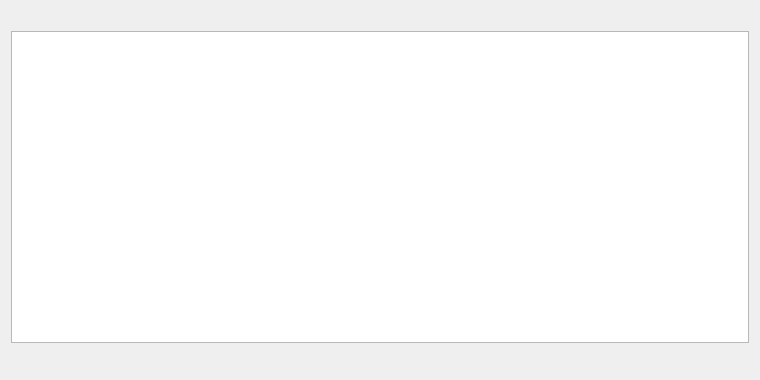
<?xml version="1.0" encoding="UTF-8"?>
<ui version="4.0">
 <class>AddressBookPage</class>
 <widget class="QWidget" name="AddressBookPage">
  <property name="geometry">
   <rect>
    <x>0</x>
    <y>0</y>
    <width>760</width>
    <height>380</height>
   </rect>
  </property>
  <layout class="QVBoxLayout" name="verticalLayout">
   <item>
    <widget class="QLabel" name="labelExplanation">
     <property name="textFormat">
      <enum>Qt::PlainText</enum>
     </property>
     <property name="wordWrap">
      <bool>true</bool>
     </property>
    </widget>
   </item>
   <item>
    <widget class="QTableView" name="tableView">
     <property name="palette">
      <palette>
       <active>
        <colorrole role="Text">
         <brush brushstyle="SolidPattern">
          <color alpha="255">
           <red>51</red>
           <green>51</green>
           <blue>51</blue>
          </color>
         </brush>
        </colorrole>
       </active>
       <inactive>
        <colorrole role="Text">
         <brush brushstyle="SolidPattern">
          <color alpha="255">
           <red>51</red>
           <green>51</green>
           <blue>51</blue>
          </color>
         </brush>
        </colorrole>
       </inactive>
       <disabled>
        <colorrole role="Text">
         <brush brushstyle="SolidPattern">
          <color alpha="255">
           <red>85</red>
           <green>85</green>
           <blue>85</blue>
          </color>
         </brush>
        </colorrole>
       </disabled>
      </palette>
     </property>
     <property name="contextMenuPolicy">
      <enum>Qt::CustomContextMenu</enum>
     </property>
     <property name="toolTip">
      <string>Right-click to edit address or label</string>
     </property>
     <property name="tabKeyNavigation">
      <bool>false</bool>
     </property>
     <property name="alternatingRowColors">
      <bool>true</bool>
     </property>
     <property name="selectionMode">
      <enum>QAbstractItemView::SingleSelection</enum>
     </property>
     <property name="selectionBehavior">
      <enum>QAbstractItemView::SelectRows</enum>
     </property>
     <property name="sortingEnabled">
      <bool>true</bool>
     </property>
     <attribute name="verticalHeaderVisible">
      <bool>false</bool>
     </attribute>
    </widget>
   </item>
   <item>
    <layout class="QHBoxLayout" name="horizontalLayout">
     <item>
      <widget class="QtMaterialFlatButton" name="newAddress" native="true">
       <property name="toolTip">
        <string>Create a new address</string>
       </property>
       <property name="text" stdset="0">
        <string>New</string>
       </property>
       <property name="icon" stdset="0">
        <iconset resource="../tusc.qrc">
         <normaloff>:/icons/add</normaloff>:/icons/add</iconset>
       </property>
       <property name="autoDefault" stdset="0">
        <bool>false</bool>
       </property>
      </widget>
     </item>
     <item>
      <widget class="QtMaterialFlatButton" name="copyAddress" native="true">
       <property name="toolTip">
        <string>Copy the currently selected address to the system clipboard</string>
       </property>
       <property name="text" stdset="0">
        <string>Copy</string>
       </property>
       <property name="icon" stdset="0">
        <iconset resource="../tusc.qrc">
         <normaloff>:/icons/editcopy</normaloff>:/icons/editcopy</iconset>
       </property>
       <property name="autoDefault" stdset="0">
        <bool>false</bool>
       </property>
      </widget>
     </item>
     <item>
      <widget class="QtMaterialFlatButton" name="deleteAddress" native="true">
       <property name="toolTip">
        <string>Delete the currently selected address from the list</string>
       </property>
       <property name="text" stdset="0">
        <string>Delete</string>
       </property>
       <property name="icon" stdset="0">
        <iconset resource="../tusc.qrc">
         <normaloff>:/icons/remove</normaloff>:/icons/remove</iconset>
       </property>
       <property name="autoDefault" stdset="0">
        <bool>false</bool>
       </property>
      </widget>
     </item>
     <item>
      <spacer name="horizontalSpacer">
       <property name="orientation">
        <enum>Qt::Horizontal</enum>
       </property>
       <property name="sizeHint" stdset="0">
        <size>
         <width>40</width>
         <height>20</height>
        </size>
       </property>
      </spacer>
     </item>
     <item>
      <widget class="QtMaterialFlatButton" name="exportButton" native="true">
       <property name="toolTip">
        <string>Export the data in the current tab to a file</string>
       </property>
       <property name="text" stdset="0">
        <string>Export</string>
       </property>
       <property name="icon" stdset="0">
        <iconset resource="../tusc.qrc">
         <normaloff>:/icons/export</normaloff>:/icons/export</iconset>
       </property>
       <property name="autoDefault" stdset="0">
        <bool>false</bool>
       </property>
      </widget>
     </item>
     <item>
      <widget class="QtMaterialFlatButton" name="closeButton" native="true">
       <property name="sizePolicy">
        <sizepolicy hsizetype="Minimum" vsizetype="Minimum">
         <horstretch>0</horstretch>
         <verstretch>0</verstretch>
        </sizepolicy>
       </property>
       <property name="text" stdset="0">
        <string>Close</string>
       </property>
       <property name="autoDefault" stdset="0">
        <bool>false</bool>
       </property>
      </widget>
     </item>
    </layout>
   </item>
  </layout>
 </widget>
 <customwidgets>
  <customwidget>
   <class>QtMaterialFlatButton</class>
   <extends>QWidget</extends>
   <header>qtmaterialflatbutton.h</header>
  </customwidget>
 </customwidgets>
 <resources>
  <include location="../tusc.qrc"/>
 </resources>
 <connections/>
</ui>
